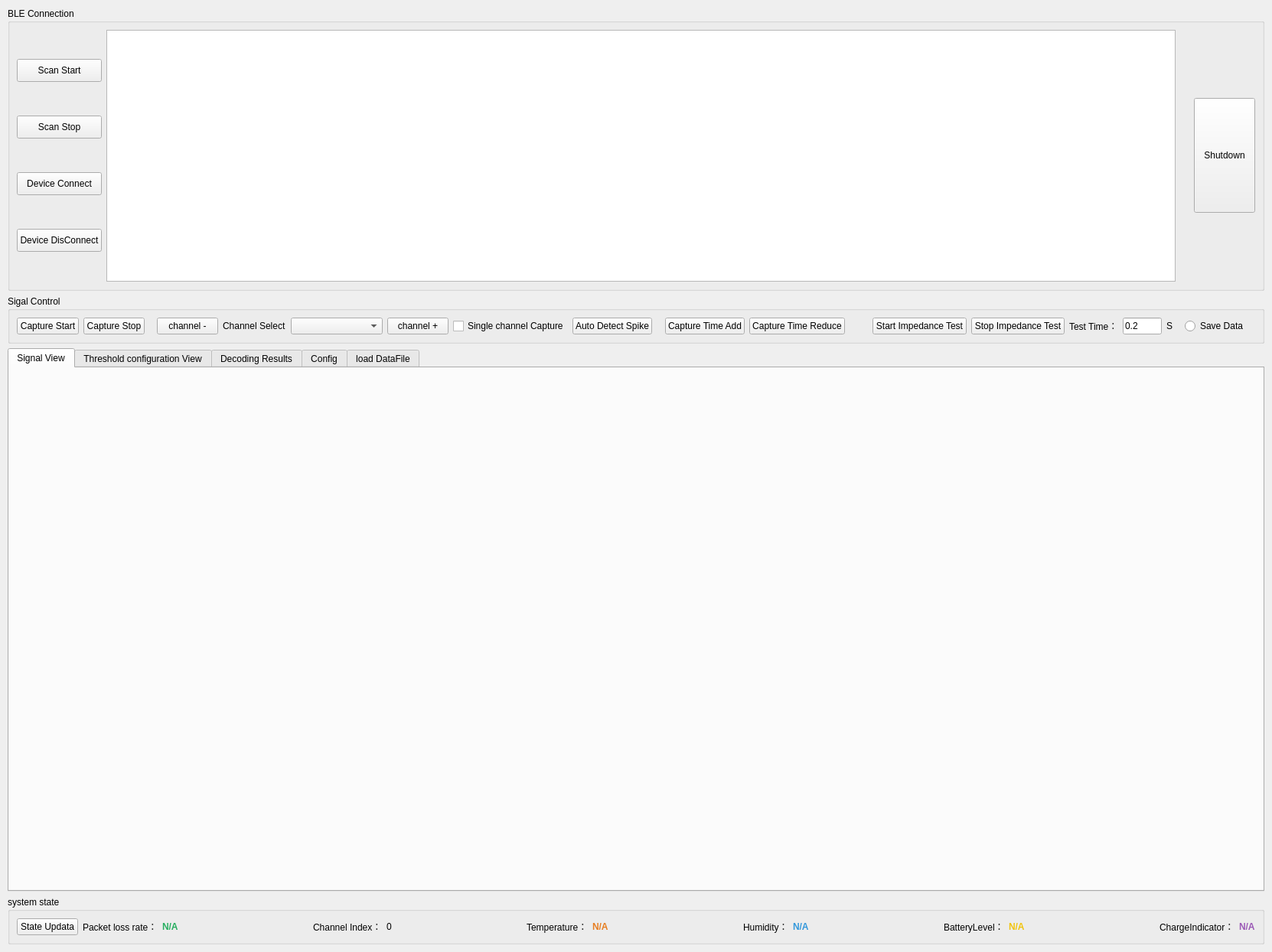
<?xml version="1.0" encoding="UTF-8"?>
<ui version="4.0">
 <class>HomeGui</class>
 <widget class="QWidget" name="HomeGui">
  <property name="geometry">
   <rect>
    <x>0</x>
    <y>0</y>
    <width>1662</width>
    <height>1244</height>
   </rect>
  </property>
  <property name="windowTitle">
   <string>NeuroSignal Analyzer</string>
  </property>
  <layout class="QVBoxLayout" name="verticalLayout">
   <property name="spacing">
    <number>6</number>
   </property>
   <property name="leftMargin">
    <number>10</number>
   </property>
   <property name="topMargin">
    <number>10</number>
   </property>
   <property name="rightMargin">
    <number>10</number>
   </property>
   <property name="bottomMargin">
    <number>10</number>
   </property>
   <item>
    <widget class="QGroupBox" name="groupBox">
     <property name="title">
      <string>BLE Connection</string>
     </property>
     <layout class="QHBoxLayout" name="horizontalLayout">
      <item>
       <layout class="QVBoxLayout" name="verticalLayout_2">
        <item>
         <widget class="QPushButton" name="pbtn_scanStart">
          <property name="minimumSize">
           <size>
            <width>100</width>
            <height>30</height>
           </size>
          </property>
          <property name="text">
           <string>Scan Start</string>
          </property>
         </widget>
        </item>
        <item>
         <widget class="QPushButton" name="pbtn_sacnStop">
          <property name="minimumSize">
           <size>
            <width>100</width>
            <height>30</height>
           </size>
          </property>
          <property name="text">
           <string>Scan Stop</string>
          </property>
         </widget>
        </item>
        <item>
         <widget class="QPushButton" name="pbtn_connect">
          <property name="minimumSize">
           <size>
            <width>100</width>
            <height>30</height>
           </size>
          </property>
          <property name="text">
           <string>Device Connect</string>
          </property>
         </widget>
        </item>
        <item>
         <widget class="QPushButton" name="pbtn_disconnect">
          <property name="minimumSize">
           <size>
            <width>100</width>
            <height>30</height>
           </size>
          </property>
          <property name="text">
           <string>Device DisConnect</string>
          </property>
         </widget>
        </item>
       </layout>
      </item>
      <item>
       <widget class="QListWidget" name="listWidget_bledevice">
        <property name="minimumSize">
         <size>
          <width>300</width>
          <height>50</height>
         </size>
        </property>
       </widget>
      </item>
      <item>
       <widget class="QLabel" name="label_Conectstate">
        <property name="styleSheet">
         <string notr="true">font-weight: bold; font-size: 14pt; color: #e74c3c;</string>
        </property>
        <property name="text">
         <string/>
        </property>
        <property name="alignment">
         <set>Qt::AlignmentFlag::AlignCenter</set>
        </property>
       </widget>
      </item>
      <item>
       <widget class="QPushButton" name="pbtn_shutdown">
        <property name="minimumSize">
         <size>
          <width>80</width>
          <height>150</height>
         </size>
        </property>
        <property name="text">
         <string>Shutdown</string>
        </property>
       </widget>
      </item>
     </layout>
    </widget>
   </item>
   <item>
    <widget class="QGroupBox" name="groupBox_2">
     <property name="title">
      <string>Sigal Control</string>
     </property>
     <layout class="QHBoxLayout" name="horizontalLayout_2">
      <item>
       <layout class="QHBoxLayout" name="horizontalLayout_3">
        <item>
         <widget class="QPushButton" name="pbtn_start">
          <property name="text">
           <string>Capture Start</string>
          </property>
         </widget>
        </item>
        <item>
         <widget class="QPushButton" name="pbtn_stop">
          <property name="text">
           <string>Capture Stop</string>
          </property>
         </widget>
        </item>
       </layout>
      </item>
      <item>
       <spacer name="horizontalSpacer">
        <property name="orientation">
         <enum>Qt::Orientation::Horizontal</enum>
        </property>
        <property name="sizeHint" stdset="0">
         <size>
          <width>20</width>
          <height>20</height>
         </size>
        </property>
       </spacer>
      </item>
      <item>
       <widget class="QPushButton" name="pbtn_channelreduce">
        <property name="text">
         <string>channel -</string>
        </property>
       </widget>
      </item>
      <item>
       <widget class="QLabel" name="label_7">
        <property name="text">
         <string>Channel Select</string>
        </property>
       </widget>
      </item>
      <item>
       <widget class="QComboBox" name="cbox_channel">
        <property name="minimumSize">
         <size>
          <width>120</width>
          <height>0</height>
         </size>
        </property>
       </widget>
      </item>
      <item>
       <widget class="QPushButton" name="pbtn_channeladd">
        <property name="text">
         <string>channel +</string>
        </property>
       </widget>
      </item>
      <item>
       <widget class="QCheckBox" name="cbox_singleChannel">
        <property name="text">
         <string>Single channel Capture</string>
        </property>
       </widget>
      </item>
      <item>
       <widget class="QPushButton" name="pushButton">
        <property name="text">
         <string>Auto Detect Spike</string>
        </property>
       </widget>
      </item>
      <item>
       <spacer name="horizontalSpacer_2">
        <property name="orientation">
         <enum>Qt::Orientation::Horizontal</enum>
        </property>
        <property name="sizeHint" stdset="0">
         <size>
          <width>20</width>
          <height>20</height>
         </size>
        </property>
       </spacer>
      </item>
      <item>
       <widget class="QPushButton" name="pbtn_timeadd">
        <property name="text">
         <string>Capture Time Add</string>
        </property>
       </widget>
      </item>
      <item>
       <widget class="QPushButton" name="pbtn_timeReduce">
        <property name="text">
         <string>Capture Time Reduce</string>
        </property>
       </widget>
      </item>
      <item>
       <spacer name="horizontalSpacer_10">
        <property name="orientation">
         <enum>Qt::Orientation::Horizontal</enum>
        </property>
        <property name="sizeHint" stdset="0">
         <size>
          <width>40</width>
          <height>20</height>
         </size>
        </property>
       </spacer>
      </item>
      <item>
       <widget class="QPushButton" name="pbtn_impedance">
        <property name="text">
         <string>Start Impedance Test</string>
        </property>
       </widget>
      </item>
      <item>
       <widget class="QPushButton" name="pBtn_stopImpedance">
        <property name="text">
         <string>Stop Impedance Test</string>
        </property>
       </widget>
      </item>
      <item>
       <widget class="QLabel" name="label_8">
        <property name="text">
         <string>Test Time：</string>
        </property>
       </widget>
      </item>
      <item>
       <widget class="QLineEdit" name="ledit_imtime">
        <property name="maximumSize">
         <size>
          <width>60</width>
          <height>16777215</height>
         </size>
        </property>
        <property name="text">
         <string>0.2</string>
        </property>
       </widget>
      </item>
      <item>
       <widget class="QLabel" name="label_9">
        <property name="text">
         <string>S</string>
        </property>
       </widget>
      </item>
      <item>
       <spacer name="horizontalSpacer_3">
        <property name="orientation">
         <enum>Qt::Orientation::Horizontal</enum>
        </property>
        <property name="sizeHint" stdset="0">
         <size>
          <width>20</width>
          <height>20</height>
         </size>
        </property>
       </spacer>
      </item>
      <item>
       <widget class="QRadioButton" name="rbtn_savefile">
        <property name="text">
         <string>Save Data</string>
        </property>
       </widget>
      </item>
      <item>
       <spacer name="horizontalSpacer_4">
        <property name="orientation">
         <enum>Qt::Orientation::Horizontal</enum>
        </property>
        <property name="sizeHint" stdset="0">
         <size>
          <width>20</width>
          <height>20</height>
         </size>
        </property>
       </spacer>
      </item>
     </layout>
    </widget>
   </item>
   <item>
    <widget class="QTabWidget" name="tabWidget">
     <property name="currentIndex">
      <number>0</number>
     </property>
     <widget class="QWidget" name="tab_signalview">
      <attribute name="title">
       <string>Signal View</string>
      </attribute>
      <layout class="QGridLayout" name="gridLayout" rowstretch="0,0,0">
       <item row="0" column="0">
        <widget class="QCustomPlot" name="widget" native="true">
         <property name="minimumSize">
          <size>
           <width>0</width>
           <height>200</height>
          </size>
         </property>
        </widget>
       </item>
       <item row="1" column="0">
        <layout class="QHBoxLayout" name="horizontalLayout_4">
         <item>
          <widget class="QCustomPlot" name="widget_Spike" native="true">
           <property name="minimumSize">
            <size>
             <width>300</width>
             <height>200</height>
            </size>
           </property>
          </widget>
         </item>
         <item>
          <widget class="QCustomPlot" name="widget_ISI" native="true">
           <property name="minimumSize">
            <size>
             <width>300</width>
             <height>200</height>
            </size>
           </property>
          </widget>
         </item>
         <item>
          <widget class="QCustomPlot" name="widget_imped" native="true">
           <property name="minimumSize">
            <size>
             <width>300</width>
             <height>200</height>
            </size>
           </property>
          </widget>
         </item>
        </layout>
       </item>
       <item row="2" column="0">
        <widget class="QCustomPlot" name="widget_raster" native="true">
         <property name="minimumSize">
          <size>
           <width>0</width>
           <height>250</height>
          </size>
         </property>
        </widget>
       </item>
      </layout>
     </widget>
     <widget class="QWidget" name="tab_threshold">
      <attribute name="title">
       <string>Threshold configuration View</string>
      </attribute>
      <layout class="QVBoxLayout" name="verticalLayout_3">
       <item>
        <layout class="QHBoxLayout" name="horizontalLayout_5">
         <item>
          <widget class="QPushButton" name="pbtn_readthreshold">
           <property name="text">
            <string>Read Threshold</string>
           </property>
          </widget>
         </item>
         <item>
          <widget class="QPushButton" name="pbtn_ConfThreshold">
           <property name="text">
            <string> Config Threshold</string>
           </property>
          </widget>
         </item>
         <item>
          <widget class="QPushButton" name="pBtn_CalculateThreshold">
           <property name="text">
            <string>Calculate threshold</string>
           </property>
          </widget>
         </item>
         <item>
          <widget class="QPushButton" name="pBtn_SavethresholdData">
           <property name="text">
            <string>Save thresholdData</string>
           </property>
          </widget>
         </item>
         <item>
          <spacer name="horizontalSpacer_5">
           <property name="orientation">
            <enum>Qt::Orientation::Horizontal</enum>
           </property>
           <property name="sizeHint" stdset="0">
            <size>
             <width>40</width>
             <height>20</height>
            </size>
           </property>
          </spacer>
         </item>
         <item>
          <widget class="QLabel" name="label_threshold">
           <property name="styleSheet">
            <string notr="true">font-weight: bold; font-size: 12pt;</string>
           </property>
           <property name="text">
            <string>Channel Threshold Configuration Table‌</string>
           </property>
          </widget>
         </item>
        </layout>
       </item>
       <item>
        <widget class="QTableWidget" name="tableWidget">
         <property name="rowCount">
          <number>8</number>
         </property>
         <property name="columnCount">
          <number>16</number>
         </property>
         <row/>
         <row/>
         <row/>
         <row/>
         <row/>
         <row/>
         <row/>
         <row/>
         <column/>
         <column/>
         <column/>
         <column/>
         <column/>
         <column/>
         <column/>
         <column/>
         <column/>
         <column/>
         <column/>
         <column/>
         <column/>
         <column/>
         <column/>
         <column/>
        </widget>
       </item>
      </layout>
     </widget>
     <widget class="QWidget" name="tab_decodingresult">
      <attribute name="title">
       <string>Decoding Results</string>
      </attribute>
      <widget class="QWidget" name="gridLayoutWidget">
       <property name="geometry">
        <rect>
         <x>10</x>
         <y>60</y>
         <width>1551</width>
         <height>551</height>
        </rect>
       </property>
       <layout class="QGridLayout" name="gridLayout_2">
        <item row="0" column="0">
         <widget class="QCustomPlot" name="widget_Decoding" native="true"/>
        </item>
       </layout>
      </widget>
      <widget class="QLabel" name="label_5">
       <property name="geometry">
        <rect>
         <x>40</x>
         <y>620</y>
         <width>71</width>
         <height>31</height>
        </rect>
       </property>
       <property name="text">
        <string>Time Range</string>
       </property>
      </widget>
      <widget class="QLineEdit" name="lineEdit_DecodingTime">
       <property name="geometry">
        <rect>
         <x>130</x>
         <y>620</y>
         <width>113</width>
         <height>31</height>
        </rect>
       </property>
       <property name="text">
        <string>10000</string>
       </property>
      </widget>
      <widget class="QLabel" name="label_14">
       <property name="geometry">
        <rect>
         <x>260</x>
         <y>630</y>
         <width>53</width>
         <height>15</height>
        </rect>
       </property>
       <property name="text">
        <string>mSec</string>
       </property>
      </widget>
      <widget class="QToolButton" name="tbtn_IncreaseTime">
       <property name="geometry">
        <rect>
         <x>330</x>
         <y>620</y>
         <width>131</width>
         <height>31</height>
        </rect>
       </property>
       <property name="text">
        <string>Increase Time(+)</string>
       </property>
      </widget>
      <widget class="QToolButton" name="tbtn_DecreaseTime">
       <property name="geometry">
        <rect>
         <x>490</x>
         <y>620</y>
         <width>131</width>
         <height>31</height>
        </rect>
       </property>
       <property name="text">
        <string>Decrease Time(-)</string>
       </property>
      </widget>
      <widget class="QPushButton" name="pBtn_Decodingstart">
       <property name="geometry">
        <rect>
         <x>30</x>
         <y>12</y>
         <width>101</width>
         <height>31</height>
        </rect>
       </property>
       <property name="text">
        <string>start</string>
       </property>
      </widget>
      <widget class="QPushButton" name="pbtn_Decodingstop">
       <property name="geometry">
        <rect>
         <x>170</x>
         <y>10</y>
         <width>101</width>
         <height>31</height>
        </rect>
       </property>
       <property name="text">
        <string>stop</string>
       </property>
      </widget>
     </widget>
     <widget class="QWidget" name="tab_config">
      <attribute name="title">
       <string>Config</string>
      </attribute>
      <widget class="QGroupBox" name="groupBox_4">
       <property name="geometry">
        <rect>
         <x>100</x>
         <y>10</y>
         <width>1041</width>
         <height>161</height>
        </rect>
       </property>
       <property name="title">
        <string>soft updata</string>
       </property>
       <widget class="QLabel" name="label_2">
        <property name="geometry">
         <rect>
          <x>10</x>
          <y>50</y>
          <width>111</width>
          <height>21</height>
         </rect>
        </property>
        <property name="text">
         <string>FPGA Updata</string>
        </property>
       </widget>
       <widget class="QLabel" name="label_3">
        <property name="geometry">
         <rect>
          <x>10</x>
          <y>110</y>
          <width>101</width>
          <height>31</height>
         </rect>
        </property>
        <property name="text">
         <string>soft Updata</string>
        </property>
       </widget>
       <widget class="QLineEdit" name="lineEdit_fpga">
        <property name="geometry">
         <rect>
          <x>120</x>
          <y>40</y>
          <width>731</width>
          <height>31</height>
         </rect>
        </property>
       </widget>
       <widget class="QPushButton" name="pbtn_FPGA">
        <property name="geometry">
         <rect>
          <x>870</x>
          <y>40</y>
          <width>101</width>
          <height>31</height>
         </rect>
        </property>
        <property name="text">
         <string>select File</string>
        </property>
       </widget>
       <widget class="QLineEdit" name="lineEdit_soft">
        <property name="geometry">
         <rect>
          <x>120</x>
          <y>110</y>
          <width>731</width>
          <height>31</height>
         </rect>
        </property>
       </widget>
       <widget class="QPushButton" name="pbtn_soft">
        <property name="geometry">
         <rect>
          <x>870</x>
          <y>110</y>
          <width>101</width>
          <height>31</height>
         </rect>
        </property>
        <property name="text">
         <string>select File</string>
        </property>
       </widget>
      </widget>
      <widget class="QGroupBox" name="groupBox_5">
       <property name="geometry">
        <rect>
         <x>100</x>
         <y>200</y>
         <width>541</width>
         <height>201</height>
        </rect>
       </property>
       <property name="title">
        <string>FPGA filter-parameter</string>
       </property>
       <widget class="QComboBox" name="comboBox_LPF_2">
        <property name="geometry">
         <rect>
          <x>150</x>
          <y>40</y>
          <width>231</width>
          <height>22</height>
         </rect>
        </property>
        <property name="currentIndex">
         <number>12</number>
        </property>
        <item>
         <property name="text">
          <string>100 Hz</string>
         </property>
        </item>
        <item>
         <property name="text">
          <string>150 Hz</string>
         </property>
        </item>
        <item>
         <property name="text">
          <string>200 Hz</string>
         </property>
        </item>
        <item>
         <property name="text">
          <string>250 Hz</string>
         </property>
        </item>
        <item>
         <property name="text">
          <string>300 Hz</string>
         </property>
        </item>
        <item>
         <property name="text">
          <string>500 Hz</string>
         </property>
        </item>
        <item>
         <property name="text">
          <string>750 Hz</string>
         </property>
        </item>
        <item>
         <property name="text">
          <string>1 KHz</string>
         </property>
        </item>
        <item>
         <property name="text">
          <string>1.5 KHz</string>
         </property>
        </item>
        <item>
         <property name="text">
          <string>2 KHz</string>
         </property>
        </item>
        <item>
         <property name="text">
          <string>2.5 KHz</string>
         </property>
        </item>
        <item>
         <property name="text">
          <string>3 KHz</string>
         </property>
        </item>
        <item>
         <property name="text">
          <string>5 KHz</string>
         </property>
        </item>
        <item>
         <property name="text">
          <string>7.5 KHz</string>
         </property>
        </item>
        <item>
         <property name="text">
          <string>10 KHz</string>
         </property>
        </item>
        <item>
         <property name="text">
          <string>15 KHz</string>
         </property>
        </item>
        <item>
         <property name="text">
          <string>20 KHz</string>
         </property>
        </item>
       </widget>
       <widget class="QComboBox" name="comboBox_HPF">
        <property name="geometry">
         <rect>
          <x>150</x>
          <y>100</y>
          <width>231</width>
          <height>22</height>
         </rect>
        </property>
        <property name="currentIndex">
         <number>0</number>
        </property>
        <item>
         <property name="text">
          <string>500 Hz</string>
         </property>
        </item>
        <item>
         <property name="text">
          <string>300 Hz</string>
         </property>
        </item>
        <item>
         <property name="text">
          <string>250 Hz</string>
         </property>
        </item>
        <item>
         <property name="text">
          <string>150 Hz</string>
         </property>
        </item>
        <item>
         <property name="text">
          <string>100 Hz</string>
         </property>
        </item>
        <item>
         <property name="text">
          <string>75 Hz</string>
         </property>
        </item>
        <item>
         <property name="text">
          <string>50 Hz</string>
         </property>
        </item>
        <item>
         <property name="text">
          <string>30 Hz</string>
         </property>
        </item>
        <item>
         <property name="text">
          <string>25 Hz</string>
         </property>
        </item>
        <item>
         <property name="text">
          <string>20 Hz</string>
         </property>
        </item>
        <item>
         <property name="text">
          <string>15 Hz</string>
         </property>
        </item>
        <item>
         <property name="text">
          <string>10 Hz</string>
         </property>
        </item>
        <item>
         <property name="text">
          <string>7.5 Hz</string>
         </property>
        </item>
        <item>
         <property name="text">
          <string>5.0 Hz</string>
         </property>
        </item>
        <item>
         <property name="text">
          <string>3.0 Hz</string>
         </property>
        </item>
        <item>
         <property name="text">
          <string>2.5 Hz</string>
         </property>
        </item>
        <item>
         <property name="text">
          <string>2.0 Hz</string>
         </property>
        </item>
        <item>
         <property name="text">
          <string>1.5 Hz</string>
         </property>
        </item>
        <item>
         <property name="text">
          <string>1.0 Hz</string>
         </property>
        </item>
        <item>
         <property name="text">
          <string>0.75 Hz</string>
         </property>
        </item>
        <item>
         <property name="text">
          <string>0.50 Hz</string>
         </property>
        </item>
        <item>
         <property name="text">
          <string>0.30 Hz</string>
         </property>
        </item>
        <item>
         <property name="text">
          <string>0.25 Hz</string>
         </property>
        </item>
        <item>
         <property name="text">
          <string>0.10 Hz</string>
         </property>
        </item>
       </widget>
       <widget class="QLineEdit" name="lineEdit_Viener">
        <property name="geometry">
         <rect>
          <x>150</x>
          <y>150</y>
          <width>231</width>
          <height>31</height>
         </rect>
        </property>
        <property name="text">
         <string extracomment="Wiener Filter"/>
        </property>
        <property name="placeholderText">
         <string>Wiener Filter parameter file</string>
        </property>
       </widget>
       <widget class="QPushButton" name="pbtn_viener">
        <property name="geometry">
         <rect>
          <x>420</x>
          <y>150</y>
          <width>101</width>
          <height>31</height>
         </rect>
        </property>
        <property name="text">
         <string>select File</string>
        </property>
       </widget>
       <widget class="QToolButton" name="tBtn_FilterConfig">
        <property name="geometry">
         <rect>
          <x>400</x>
          <y>70</y>
          <width>111</width>
          <height>31</height>
         </rect>
        </property>
        <property name="text">
         <string>Filter Config</string>
        </property>
       </widget>
       <widget class="QLabel" name="label_15">
        <property name="geometry">
         <rect>
          <x>10</x>
          <y>40</y>
          <width>111</width>
          <height>31</height>
         </rect>
        </property>
        <property name="text">
         <string>Low Pass Filter</string>
        </property>
       </widget>
       <widget class="QLabel" name="label_16">
        <property name="geometry">
         <rect>
          <x>10</x>
          <y>90</y>
          <width>111</width>
          <height>31</height>
         </rect>
        </property>
        <property name="text">
         <string>High Pass Filter</string>
        </property>
       </widget>
       <widget class="QRadioButton" name="radioButton">
        <property name="geometry">
         <rect>
          <x>10</x>
          <y>150</y>
          <width>131</width>
          <height>19</height>
         </rect>
        </property>
        <property name="text">
         <string>Wiener Filter State</string>
        </property>
       </widget>
      </widget>
      <widget class="QGroupBox" name="groupBox_6">
       <property name="geometry">
        <rect>
         <x>100</x>
         <y>420</y>
         <width>401</width>
         <height>121</height>
        </rect>
       </property>
       <property name="title">
        <string>Transport Mode</string>
       </property>
       <widget class="QLabel" name="label_4">
        <property name="geometry">
         <rect>
          <x>30</x>
          <y>60</y>
          <width>111</width>
          <height>16</height>
         </rect>
        </property>
        <property name="text">
         <string>Mode</string>
        </property>
       </widget>
       <widget class="QComboBox" name="comboBox_mode">
        <property name="geometry">
         <rect>
          <x>120</x>
          <y>60</y>
          <width>231</width>
          <height>22</height>
         </rect>
        </property>
        <item>
         <property name="text">
          <string>Raw Signal</string>
         </property>
        </item>
        <item>
         <property name="text">
          <string>Raw Signal and spike Signal </string>
         </property>
        </item>
        <item>
         <property name="text">
          <string>spike Signal </string>
         </property>
        </item>
       </widget>
      </widget>
      <widget class="QProgressBar" name="progressBar">
       <property name="geometry">
        <rect>
         <x>1190</x>
         <y>50</y>
         <width>118</width>
         <height>23</height>
        </rect>
       </property>
       <property name="value">
        <number>0</number>
       </property>
      </widget>
      <widget class="QProgressBar" name="progressBar_ota">
       <property name="geometry">
        <rect>
         <x>1190</x>
         <y>130</y>
         <width>118</width>
         <height>23</height>
        </rect>
       </property>
       <property name="value">
        <number>1</number>
       </property>
      </widget>
      <widget class="QGroupBox" name="groupBox_8">
       <property name="geometry">
        <rect>
         <x>680</x>
         <y>200</y>
         <width>461</width>
         <height>201</height>
        </rect>
       </property>
       <property name="title">
        <string>Soft filter-parameter</string>
       </property>
       <widget class="QComboBox" name="comboBox_LPF_soft">
        <property name="geometry">
         <rect>
          <x>180</x>
          <y>40</y>
          <width>231</width>
          <height>22</height>
         </rect>
        </property>
        <property name="currentIndex">
         <number>12</number>
        </property>
        <item>
         <property name="text">
          <string>100 Hz</string>
         </property>
        </item>
        <item>
         <property name="text">
          <string>150 Hz</string>
         </property>
        </item>
        <item>
         <property name="text">
          <string>200 Hz</string>
         </property>
        </item>
        <item>
         <property name="text">
          <string>250 Hz</string>
         </property>
        </item>
        <item>
         <property name="text">
          <string>300 Hz</string>
         </property>
        </item>
        <item>
         <property name="text">
          <string>500 Hz</string>
         </property>
        </item>
        <item>
         <property name="text">
          <string>750 Hz</string>
         </property>
        </item>
        <item>
         <property name="text">
          <string>1 KHz</string>
         </property>
        </item>
        <item>
         <property name="text">
          <string>1.5 KHz</string>
         </property>
        </item>
        <item>
         <property name="text">
          <string>2 KHz</string>
         </property>
        </item>
        <item>
         <property name="text">
          <string>2.5 KHz</string>
         </property>
        </item>
        <item>
         <property name="text">
          <string>3 KHz</string>
         </property>
        </item>
        <item>
         <property name="text">
          <string>5 KHz</string>
         </property>
        </item>
        <item>
         <property name="text">
          <string>7.5 KHz</string>
         </property>
        </item>
        <item>
         <property name="text">
          <string>10 KHz</string>
         </property>
        </item>
        <item>
         <property name="text">
          <string>15 KHz</string>
         </property>
        </item>
        <item>
         <property name="text">
          <string>20 KHz</string>
         </property>
        </item>
       </widget>
       <widget class="QComboBox" name="comboBox_HPF_soft">
        <property name="geometry">
         <rect>
          <x>180</x>
          <y>90</y>
          <width>231</width>
          <height>22</height>
         </rect>
        </property>
        <property name="currentIndex">
         <number>0</number>
        </property>
        <item>
         <property name="text">
          <string>500 Hz</string>
         </property>
        </item>
        <item>
         <property name="text">
          <string>300 Hz</string>
         </property>
        </item>
        <item>
         <property name="text">
          <string>250 Hz</string>
         </property>
        </item>
        <item>
         <property name="text">
          <string>150 Hz</string>
         </property>
        </item>
        <item>
         <property name="text">
          <string>100 Hz</string>
         </property>
        </item>
        <item>
         <property name="text">
          <string>75 Hz</string>
         </property>
        </item>
        <item>
         <property name="text">
          <string>50 Hz</string>
         </property>
        </item>
        <item>
         <property name="text">
          <string>30 Hz</string>
         </property>
        </item>
        <item>
         <property name="text">
          <string>25 Hz</string>
         </property>
        </item>
        <item>
         <property name="text">
          <string>20 Hz</string>
         </property>
        </item>
        <item>
         <property name="text">
          <string>15 Hz</string>
         </property>
        </item>
        <item>
         <property name="text">
          <string>10 Hz</string>
         </property>
        </item>
        <item>
         <property name="text">
          <string>7.5 Hz</string>
         </property>
        </item>
        <item>
         <property name="text">
          <string>5 Hz</string>
         </property>
        </item>
        <item>
         <property name="text">
          <string>3 Hz</string>
         </property>
        </item>
        <item>
         <property name="text">
          <string>2.5 Hz</string>
         </property>
        </item>
       </widget>
       <widget class="QCheckBox" name="checkBox_LPF">
        <property name="geometry">
         <rect>
          <x>30</x>
          <y>40</y>
          <width>121</width>
          <height>19</height>
         </rect>
        </property>
        <property name="text">
         <string>Low Pass Filter</string>
        </property>
       </widget>
       <widget class="QCheckBox" name="checkBox_HPF">
        <property name="geometry">
         <rect>
          <x>30</x>
          <y>90</y>
          <width>111</width>
          <height>19</height>
         </rect>
        </property>
        <property name="text">
         <string>High Pass Filter</string>
        </property>
       </widget>
       <widget class="QCheckBox" name="checkBox_NF">
        <property name="geometry">
         <rect>
          <x>30</x>
          <y>150</y>
          <width>111</width>
          <height>21</height>
         </rect>
        </property>
        <property name="text">
         <string>Notch Filter</string>
        </property>
       </widget>
       <widget class="QComboBox" name="comboBox_NFS_Freq">
        <property name="geometry">
         <rect>
          <x>260</x>
          <y>130</y>
          <width>151</width>
          <height>22</height>
         </rect>
        </property>
        <property name="currentIndex">
         <number>0</number>
        </property>
        <item>
         <property name="text">
          <string>50 Hz</string>
         </property>
        </item>
       </widget>
       <widget class="QComboBox" name="comboBox_NFS_BW">
        <property name="geometry">
         <rect>
          <x>260</x>
          <y>170</y>
          <width>151</width>
          <height>22</height>
         </rect>
        </property>
        <property name="currentIndex">
         <number>0</number>
        </property>
        <item>
         <property name="text">
          <string>5 Hz</string>
         </property>
        </item>
       </widget>
       <widget class="QLabel" name="label">
        <property name="geometry">
         <rect>
          <x>182</x>
          <y>130</y>
          <width>71</width>
          <height>21</height>
         </rect>
        </property>
        <property name="text">
         <string>CenterFreq</string>
        </property>
       </widget>
       <widget class="QLabel" name="label_18">
        <property name="geometry">
         <rect>
          <x>182</x>
          <y>170</y>
          <width>71</width>
          <height>20</height>
         </rect>
        </property>
        <property name="text">
         <string>BandWidth</string>
        </property>
       </widget>
      </widget>
      <widget class="QGroupBox" name="groupBox_9">
       <property name="geometry">
        <rect>
         <x>510</x>
         <y>420</y>
         <width>331</width>
         <height>121</height>
        </rect>
       </property>
       <property name="title">
        <string>voice Mode</string>
       </property>
       <widget class="QLabel" name="label_volume">
        <property name="geometry">
         <rect>
          <x>30</x>
          <y>60</y>
          <width>111</width>
          <height>16</height>
         </rect>
        </property>
        <property name="text">
         <string>volume</string>
        </property>
       </widget>
       <widget class="QSlider" name="horizontalSlider">
        <property name="geometry">
         <rect>
          <x>100</x>
          <y>60</y>
          <width>221</width>
          <height>22</height>
         </rect>
        </property>
        <property name="value">
         <number>50</number>
        </property>
        <property name="orientation">
         <enum>Qt::Orientation::Horizontal</enum>
        </property>
       </widget>
      </widget>
      <widget class="QGroupBox" name="groupBox_10">
       <property name="geometry">
        <rect>
         <x>870</x>
         <y>420</y>
         <width>271</width>
         <height>121</height>
        </rect>
       </property>
       <property name="title">
        <string>auto Detection Parameter</string>
       </property>
       <widget class="QLabel" name="label_19">
        <property name="geometry">
         <rect>
          <x>20</x>
          <y>60</y>
          <width>53</width>
          <height>15</height>
         </rect>
        </property>
        <property name="text">
         <string>k</string>
        </property>
       </widget>
       <widget class="QLineEdit" name="lineEdit_threshold_factor">
        <property name="geometry">
         <rect>
          <x>90</x>
          <y>60</y>
          <width>113</width>
          <height>21</height>
         </rect>
        </property>
        <property name="text">
         <string>6.4</string>
        </property>
       </widget>
      </widget>
     </widget>
     <widget class="QWidget" name="tab_loaddatafile">
      <attribute name="title">
       <string>load DataFile</string>
      </attribute>
      <layout class="QVBoxLayout" name="verticalLayout_5">
       <item>
        <widget class="QGroupBox" name="groupBox_7">
         <property name="title">
          <string>File Selection</string>
         </property>
         <layout class="QHBoxLayout" name="horizontalLayout_8">
          <item>
           <widget class="QLabel" name="label_17">
            <property name="text">
             <string>Data File:</string>
            </property>
           </widget>
          </item>
          <item>
           <widget class="QLineEdit" name="lineEdit_dataFile">
            <property name="placeholderText">
             <string>Select or enter data file path</string>
            </property>
           </widget>
          </item>
          <item>
           <widget class="QPushButton" name="pbtn_loadDataFile">
            <property name="text">
             <string>Load Data</string>
            </property>
           </widget>
          </item>
          <item>
           <widget class="QPushButton" name="pBtn_cancel">
            <property name="text">
             <string>cancel</string>
            </property>
           </widget>
          </item>
         </layout>
        </widget>
       </item>
       <item>
        <layout class="QGridLayout" name="gridLayout_3" rowstretch="0,0,0">
         <item row="0" column="0">
          <widget class="QCustomPlot" name="widget_loaddata" native="true">
           <property name="minimumSize">
            <size>
             <width>0</width>
             <height>200</height>
            </size>
           </property>
          </widget>
         </item>
         <item row="1" column="0">
          <layout class="QHBoxLayout" name="horizontalLayout_7">
           <item>
            <widget class="QCustomPlot" name="widget_Spike_loaddata" native="true">
             <property name="minimumSize">
              <size>
               <width>300</width>
               <height>180</height>
              </size>
             </property>
            </widget>
           </item>
           <item>
            <widget class="QCustomPlot" name="widget_ISI_loaddata" native="true">
             <property name="minimumSize">
              <size>
               <width>300</width>
               <height>180</height>
              </size>
             </property>
            </widget>
           </item>
          </layout>
         </item>
         <item row="2" column="0">
          <widget class="QCustomPlot" name="widget_raster_loaddata" native="true">
           <property name="minimumSize">
            <size>
             <width>0</width>
             <height>200</height>
            </size>
           </property>
          </widget>
         </item>
        </layout>
       </item>
      </layout>
     </widget>
    </widget>
   </item>
   <item>
    <widget class="QGroupBox" name="groupBox_3">
     <property name="title">
      <string>system state</string>
     </property>
     <layout class="QHBoxLayout" name="horizontalLayout_6">
      <item>
       <widget class="QPushButton" name="pbtn_statusUpdata">
        <property name="text">
         <string>State Updata</string>
        </property>
       </widget>
      </item>
      <item>
       <widget class="QLabel" name="label_6">
        <property name="text">
         <string>Packet loss rate：</string>
        </property>
       </widget>
      </item>
      <item>
       <widget class="QLabel" name="label_packetLoss">
        <property name="styleSheet">
         <string notr="true">color: #27ae60; font-weight: bold;</string>
        </property>
        <property name="text">
         <string>N/A</string>
        </property>
       </widget>
      </item>
      <item>
       <spacer name="horizontalSpacer_6">
        <property name="orientation">
         <enum>Qt::Orientation::Horizontal</enum>
        </property>
        <property name="sizeHint" stdset="0">
         <size>
          <width>20</width>
          <height>20</height>
         </size>
        </property>
       </spacer>
      </item>
      <item>
       <widget class="QLabel" name="label_20">
        <property name="text">
         <string>Channel Index：</string>
        </property>
       </widget>
      </item>
      <item>
       <widget class="QLabel" name="label_channelIndex">
        <property name="text">
         <string>0</string>
        </property>
       </widget>
      </item>
      <item>
       <spacer name="horizontalSpacer_11">
        <property name="orientation">
         <enum>Qt::Orientation::Horizontal</enum>
        </property>
        <property name="sizeHint" stdset="0">
         <size>
          <width>40</width>
          <height>20</height>
         </size>
        </property>
       </spacer>
      </item>
      <item>
       <widget class="QLabel" name="label_10">
        <property name="text">
         <string>Temperature：</string>
        </property>
       </widget>
      </item>
      <item>
       <widget class="QLabel" name="label_temp">
        <property name="styleSheet">
         <string notr="true">color: #e67e22; font-weight: bold;</string>
        </property>
        <property name="text">
         <string>N/A</string>
        </property>
       </widget>
      </item>
      <item>
       <spacer name="horizontalSpacer_7">
        <property name="orientation">
         <enum>Qt::Orientation::Horizontal</enum>
        </property>
        <property name="sizeHint" stdset="0">
         <size>
          <width>20</width>
          <height>20</height>
         </size>
        </property>
       </spacer>
      </item>
      <item>
       <widget class="QLabel" name="label_11">
        <property name="text">
         <string>Humidity：</string>
        </property>
       </widget>
      </item>
      <item>
       <widget class="QLabel" name="label_RH">
        <property name="styleSheet">
         <string notr="true">color: #3498db; font-weight: bold;</string>
        </property>
        <property name="text">
         <string>N/A</string>
        </property>
       </widget>
      </item>
      <item>
       <spacer name="horizontalSpacer_8">
        <property name="orientation">
         <enum>Qt::Orientation::Horizontal</enum>
        </property>
        <property name="sizeHint" stdset="0">
         <size>
          <width>20</width>
          <height>20</height>
         </size>
        </property>
       </spacer>
      </item>
      <item>
       <widget class="QLabel" name="label_12">
        <property name="text">
         <string>BatteryLevel：</string>
        </property>
       </widget>
      </item>
      <item>
       <widget class="QLabel" name="label_power">
        <property name="styleSheet">
         <string notr="true">color: #f1c40f; font-weight: bold;</string>
        </property>
        <property name="text">
         <string>N/A</string>
        </property>
       </widget>
      </item>
      <item>
       <spacer name="horizontalSpacer_9">
        <property name="orientation">
         <enum>Qt::Orientation::Horizontal</enum>
        </property>
        <property name="sizeHint" stdset="0">
         <size>
          <width>20</width>
          <height>20</height>
         </size>
        </property>
       </spacer>
      </item>
      <item>
       <widget class="QLabel" name="label_13">
        <property name="text">
         <string>ChargeIndicator：</string>
        </property>
       </widget>
      </item>
      <item>
       <widget class="QLabel" name="label_chargestatus">
        <property name="styleSheet">
         <string notr="true">color: #9b59b6; font-weight: bold;</string>
        </property>
        <property name="text">
         <string>N/A</string>
        </property>
       </widget>
      </item>
     </layout>
    </widget>
   </item>
  </layout>
 </widget>
 <customwidgets>
  <customwidget>
   <class>QCustomPlot</class>
   <extends>QWidget</extends>
   <header location="global">qcustomplot.h</header>
   <container>1</container>
  </customwidget>
 </customwidgets>
 <resources/>
 <connections/>
</ui>
